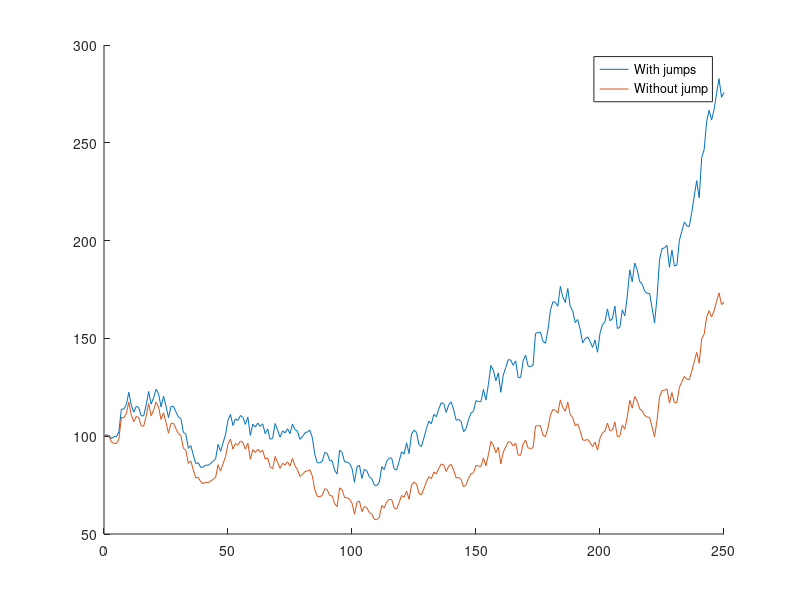

Write MATLAB code to recreate this figure.
function Jump
 %Function that simulates a stochastic process with jumps

 %Initial parameters
 X0=100;
 mu=0.05;
 Div=0.00;
 Lambda= 3;
 sigma=0.3;
 muJ=0.02;
 sigmaJ=0.10;
 T=5;
 NbStep=50; %Number of step per year
 DeltaT=1/NbStep;
 NbDays=T*NbStep;
 k=exp(-muJ)-1;

 %Simulation of Poisson and gaussian variables
 PoissonZ=poissrnd(Lambda/NbStep,1,NbDays);
 DeltaW=randn(1,NbDays);
 PoissonJumps=zeros(1,NbDays);

 %Determination of jumps for the Poisson process
 for i=1:NbDays
    PoissonJumpss(1,i)=sum(randn(PoissonZ(1,i),1));
 end

 %Building of the increments
 IncrementsJumps=(mu-Div-Lambda*k-0.5*sigma^2)*DeltaT*...
                ones(1,NbDays)+sigma*sqrt(DeltaT)*DeltaW+...
                (muJ-0.5*sigmaJ^2)*PoissonZ+sigmaJ*...
                PoissonJumps;
 Increments=(mu-Div-0.5*sigma^2)*DeltaT*ones(1,NbDays)+...
                sigma*sqrt(DeltaT)*DeltaW;
 SolJumps=exp(cumsum([log(X0),IncrementsJumps],2));
 Sol=exp(cumsum([log(X0),Increments],2));

 %Graph of the trajectories with and without jumps
 figure
 hold on
 plot(0:1:NbDays,SolJumps,0:1:NbDays,Sol);
 legend('With jumps','Without jump');
 hold off

 end
